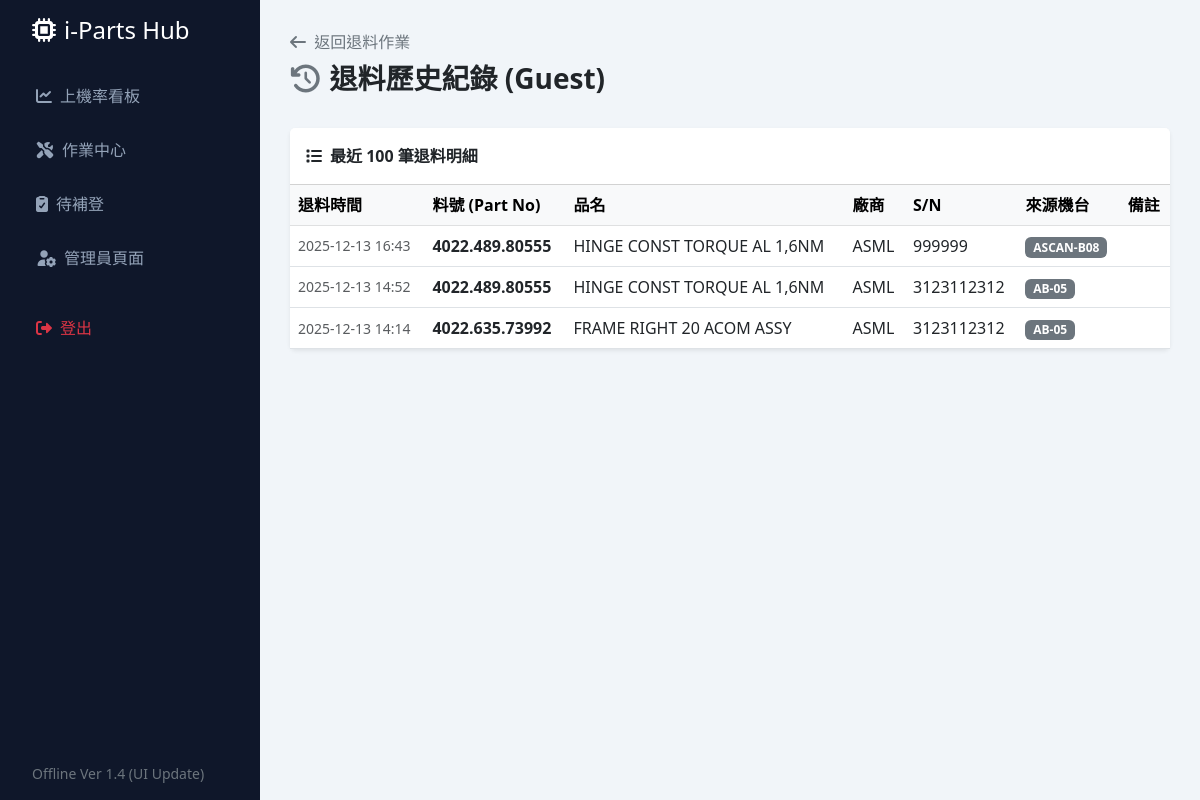
Before: /iPart-PHP/index.php?route=return_history (signed in) with the older database file.
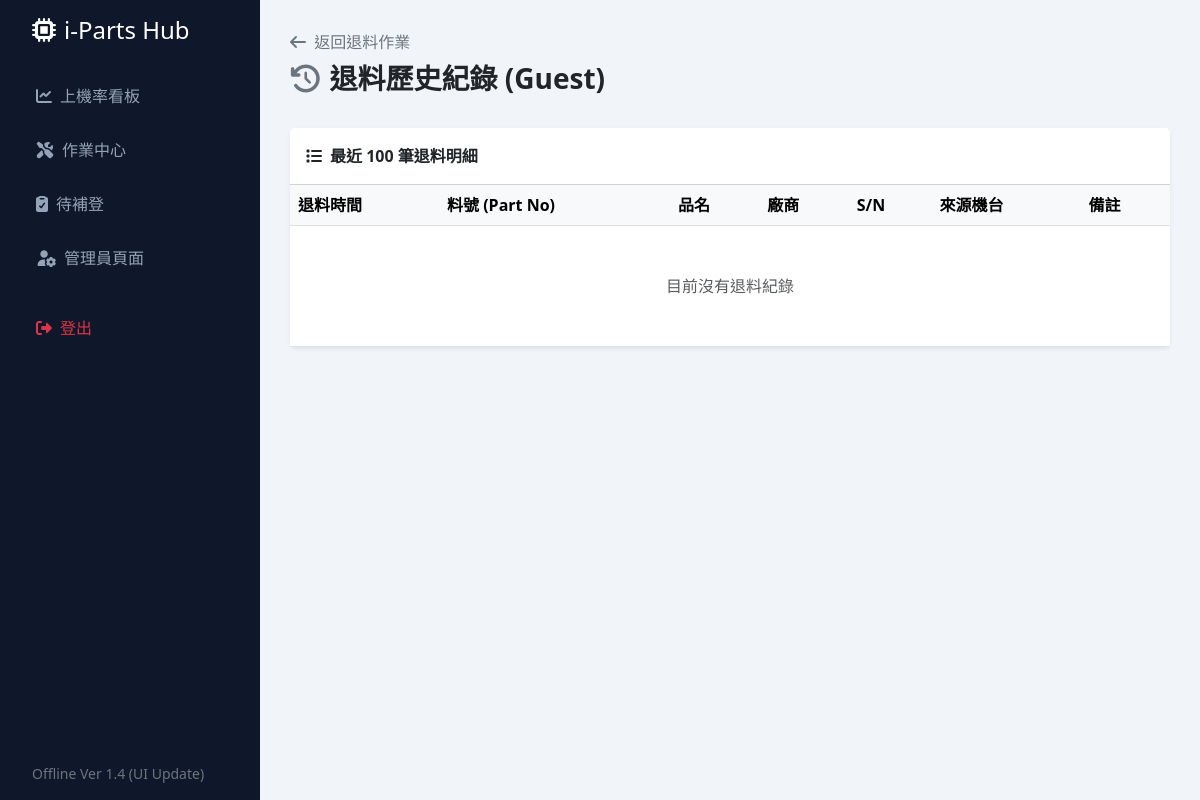
After: the same page with the newer database file.
### tables this page shows
CREATE TABLE part_lifecycle (
                id INTEGER PRIMARY KEY AUTOINCREMENT,
                dept TEXT,
                status TEXT,
                part_no TEXT,
                part_name TEXT,
                vendor TEXT,
                sn TEXT,
                location TEXT,
                ipart_logged INTEGER DEFAULT 0,
                remark TEXT,
                category TEXT,  -- ★ 新增分類欄位
                created_at TIMESTAMP DEFAULT CURRENT_TIMESTAMP
            );

### iPart-PHP/views/return_history.php (the view, shortened to what this page needs)
<div class="d-flex justify-content-between align-items-center mb-4">
    <div>
        <a href="index.php?route=ops_new&status=OUT" class="text-decoration-none text-secondary mb-2 d-inline-block">
            <i class="fas fa-arrow-left me-1"></i> 返回退料作業
        </a>
        <h3 class="fw-bold"><i class="fas fa-history me-2 text-secondary"></i>退料歷史紀錄 (<?= $curr_dept ?>)</h3>
    </div>
</div>
<div class="card border-0 shadow-sm">
    <div class="card-header bg-white fw-bold py-3">
        <i class="fas fa-list me-2"></i>最近 100 筆退料明細
    </div>
    <div class="card-body p-0">
        <div class="table-responsive">
            <table class="table table-hover align-middle mb-0">
                <thead class="table-light">
                    <tr>
                        <th>退料時間</th>
                        <th>料號 (Part No)</th>
                        <th>品名</th>
                        <th>廠商</th>
                        <th>S/N</th>
                        <th>來源機台</th>
                        <th>備註</th>
                    </tr>
                </thead>
                <tbody>
                    <?php if (empty($returns)): ?>
                        <tr><td colspan="7" class="text-center py-5 text-muted">目前沒有退料紀錄</td></tr>
                    <?php else: ?>
                        <?php foreach ($returns as $row): ?>
                        <tr>
                            <td class="text-muted small"><?= date('Y-m-d H:i', strtotime($row['created_at'])) ?></td>
                            <td class="fw-bold text-dark"><?= $row['part_no'] ?></td>
                            <td><?= $row['part_name'] ?></td>
                            <td><?= $row['vendor'] ?></td>
                            <td><?= $row['sn'] ?></td>
                            <td><span class="badge bg-secondary"><?= $row['location'] ?></span></td>
                            <td class="text-muted small"><?= $row['remark'] ?></td>
                        </tr>
                        <?php endforeach; ?>
                    <?php endif; ?>
                </tbody>
            </table>
        </div>
    </div>
</div>
<?php $content = ob_get_clean(); require 'layout.php'; ?>

Changed rows visible on the page:
no longer on this page (row edited): part_lifecycle: created_at "2025-12-13 16:43", part_no "4022.489.80555", part_name "HINGE CONST TORQUE AL 1,6NM", vendor "ASML", sn "999999", location "ASCAN-B08"
no longer on this page (row edited): part_lifecycle: created_at "2025-12-13 14:52", part_no "4022.489.80555", part_name "HINGE CONST TORQUE AL 1,6NM", vendor "ASML", sn "3123112312", location "AB-05"
no longer on this page (row edited): part_lifecycle: created_at "2025-12-13 14:14", part_no "4022.635.73992", part_name "FRAME RIGHT 20 ACOM ASSY", vendor "ASML", sn "3123112312", location "AB-05"
Other visible differences:
text now shown: "目前沒有退料紀錄"
